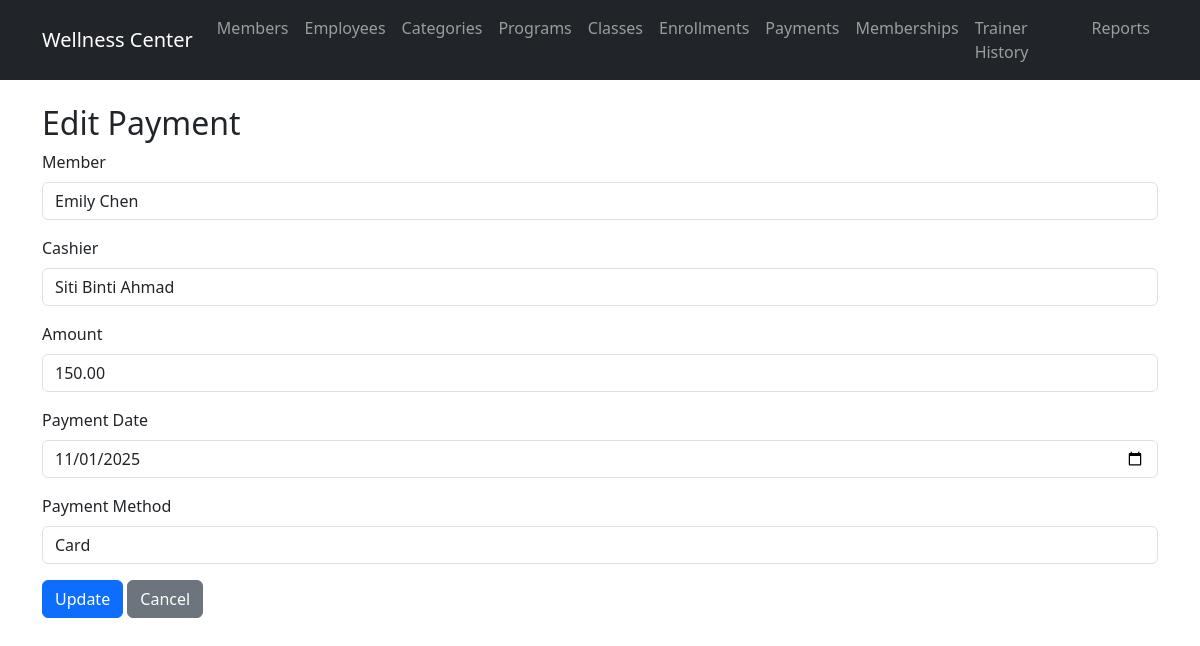
The app's page /routes/payments/edit.php?id=5001 with its own data.
### tables this page shows
CREATE TABLE `payment` (
  `payment_id` int(11) NOT NULL,
  `payment_date` date NOT NULL,
  `payment_amount` decimal(10,2) NOT NULL,
  `payment_method` varchar(30) DEFAULT NULL,
  `member_id` int(11) NOT NULL,
  `employee_id` int(11) NOT NULL
);

CREATE TABLE `member` (
  `member_id` int(11) NOT NULL,
  `member_name` varchar(100) NOT NULL,
  `member_ic` varchar(20) NOT NULL,
  `member_contact` varchar(30) NOT NULL,
  `gender` varchar(10) DEFAULT NULL,
  `date_of_birth` date DEFAULT NULL,
  `membership_status` varchar(20) DEFAULT NULL,
  `type_id` int(11) DEFAULT NULL
);

CREATE TABLE `cashier` (
  `employee_id` int(11) NOT NULL,
  `work_shift` varchar(50) NOT NULL
);

CREATE TABLE `employee` (
  `employee_id` int(11) NOT NULL,
  `employee_name` varchar(100) NOT NULL,
  `employee_ic` VARCHAR(12) NOT NULL,
  `employee_contact` VARCHAR(20) NOT NULL,
  `gender` varchar(10) DEFAULT NULL,
  `date_of_birth` date DEFAULT NULL,
  `date_working` date DEFAULT NULL,
  `employee_salary` decimal(10,2) DEFAULT NULL,
  `employee_type` enum('C','T') NOT NULL
);

### models/Member.php (called while the page is built, shortened)
<?php
require_once __DIR__ . '/../config/database.php';
class Member {
    public $pdo;
    public function __construct() {
        global $pdo;
        $this->pdo = $pdo;
    }
    public function getAll() {
        $stmt = $this->pdo->query("SELECT m.*, mt.type_name, mt.monthly_fee FROM member m LEFT JOIN membership_type mt ON m.type_id = mt.type_id");
        return $stmt->fetchAll(PDO::FETCH_ASSOC);
    }
}
?>

### models/Payment.php (called while the page is built, shortened)
<?php
require_once __DIR__ . '/../config/database.php';
class Payment {
    public $pdo;
    public function __construct() {
        global $pdo;
        $this->pdo = $pdo;
    }
    public function getById($id) {
        $stmt = $this->pdo->prepare("
            SELECT p.*, m.member_name, e.employee_name as cashier_name
            FROM payment p
            JOIN member m ON p.member_id = m.member_id
            JOIN employee e ON p.employee_id = e.employee_id
            WHERE p.payment_id = ?
        ");
        $stmt->execute([$id]);
        return $stmt->fetch(PDO::FETCH_ASSOC);
    }
}
?>

### models/Cashier.php (called while the page is built, shortened)
<?php
require_once __DIR__ . '/../config/database.php';
class Cashier {
    private $pdo;
    public function __construct() {
        global $pdo;
        $this->pdo = $pdo;
    }
    public function getAll() {
        $stmt = $this->pdo->query("SELECT c.*, e.employee_name, e.employee_ic, e.employee_contact, e.gender, e.date_of_birth, e.date_working, e.employee_salary FROM cashier c JOIN employee e ON c.employee_id = e.employee_id");
        return $stmt->fetchAll(PDO::FETCH_ASSOC);
    }
}
?>

### routes/payments/edit.php (the view, shortened to what this page needs)
<?php
require_once '../../models/Payment.php';
require_once '../../models/Member.php';
require_once '../../models/Cashier.php';
$payment = new Payment();
$memberModel = new Member();
$members = $memberModel->getAll();
$cashierModel = new Cashier();
$cashiers = $cashierModel->getAll();
$id = $_GET['id'];
$data = $payment->getById($id);
include '../../views/header.php';
?>
<h2>Edit Payment</h2>
<form method="post">
    <div class="mb-3">
        <label for="member_id" class="form-label">Member</label>
        <select class="form-control" id="member_id" name="member_id" required>
            <?php foreach ($members as $m): ?>
            <option value="<?php echo $m['member_id']; ?>" <?php echo ($m['member_id'] == $data['member_id']) ? 'selected' : ''; ?>><?php echo $m['member_name']; ?></option>
            <?php endforeach; ?>
        </select>
    </div>
    <div class="mb-3">
        <label for="employee_id" class="form-label">Cashier</label>
        <select class="form-control" id="employee_id" name="employee_id" required>
            <?php foreach ($cashiers as $c): ?>
            <option value="<?php echo $c['employee_id']; ?>" <?php echo ($c['employee_id'] == $data['employee_id']) ? 'selected' : ''; ?>><?php echo $c['employee_name']; ?></option>
            <?php endforeach; ?>
        </select>
    </div>
    <div class="mb-3">
        <label for="payment_amount" class="form-label">Amount</label>
        <input type="number" step="0.01" class="form-control" id="payment_amount" name="payment_amount" value="<?php echo $data['payment_amount']; ?>" required>
    </div>
    <div class="mb-3">
        <label for="payment_date" class="form-label">Payment Date</label>
        <input type="date" class="form-control" id="payment_date" name="payment_date" value="<?php echo $data['payment_date']; ?>" required>
    </div>
    <div class="mb-3">
        <label for="payment_method" class="form-label">Payment Method</label>
        <select class="form-control" id="payment_method" name="payment_method" required>
            <option value="Card" <?php echo ($data['payment_method'] == 'Card') ? 'selected' : ''; ?>>Card</option>
        </select>
    </div>
    <button type="submit" class="btn btn-primary">Update</button>
    <a href="view.php" class="btn btn-secondary">Cancel</a>
</form>
<?php include '../../views/footer.php'; ?>

### records on screen
payment: member_id "Emily Chen", employee_id "Siti Binti Ahmad", payment_amount "150.00", payment_date "11/01/2025", payment_method "Card"
